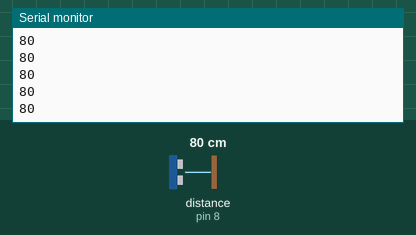
Simulated run of this sketch. Board: Arduino Uno, built with avr-gcc and run on an emulated ATmega328P. On the bench: the last lines printed to the serial monitor. Wiring (inferred from the names in the program): ultrasonic range finder: trigger pin 7; echo pin 8. The inputs (shaded band) are chosen by the test bench; at power-on: distance to the obstacle (sensor on pin 8) 80 cm. The echo pulse lasts 58.3 µs per cm.

Above: at 1.2 s.
1.3 s: distance to the obstacle (sensor on pin 8) set to 2 cm
At 1.37 s:
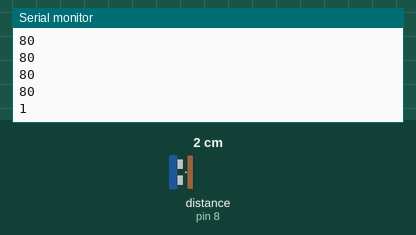
2.8 s: distance to the obstacle (sensor on pin 8) set to 4 cm
At 2.88 s:
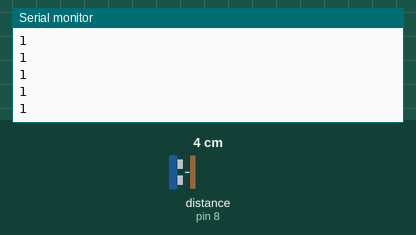
Timing chart, 0 to 5.8 s (numbered marks = the images above; inputs shaded):
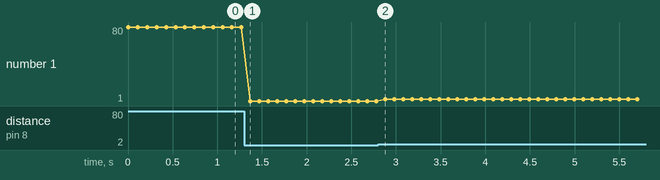

Measured:
- after the input at 1.3 s, the serial monitor: prints a new line after 0.07 s (image 1)
- plotted number 1: 80 → 1 after the input at 1.3 s, 1 → 3 after the input at 2.8 s

The sketch:

Exc2.2.ino
```cpp
// (C) Mohamed Taha Jasser, Nadman Faisal, Zahid Hasan, group: 6 (2025)
// Work package 6
// Exercise 2
// Submission code: 110306 (provided by your TA-s)


//#############SLAVE ARDUINO##################

#define TRIG_PIN 7
#define ECHO_PIN 8

// Defined distances
#define DISTANCE_5 200
#define DISTANCE_4 150
#define DISTANCE_3 75
#define DISTANCE_2 30
#define DISTANCE_1 25

/* setup program */
void setup() {
  Serial.begin(9600);  // start serial communication with arduino
}

/* loop program */
void loop() {
  int cm; // set cm variable to int

  cm = getCentimeters(); // get centimeters
  Serial.println(cm); // send it in serial so that serial port pin picks it up and sends it to the other arduino
  delay(100); // delay for 100ms
}

int getCentimeters() {
  // The speed of sound is 340 m/s or 29 microseconds per centimeter.
  // The ping travels out and back, so to find the distance of the object we
  // take half of the distance travelled.
  pinMode(TRIG_PIN, OUTPUT); // read trigger pin as output to send signals

  digitalWrite(TRIG_PIN, LOW); // set trigger pin to LOW
  delayMicroseconds(2); // delay for 2 microseconds
  digitalWrite(TRIG_PIN, HIGH); // set trigger pin to HIGH, read value
  delayMicroseconds(5); // delay for5 microseconds
  digitalWrite(TRIG_PIN, LOW); // set trig pin to LOW

  pinMode(ECHO_PIN, INPUT); // set echo pin to input to read echoes
  int duration = pulseIn(ECHO_PIN, HIGH); // calculate duration it took to read the echo using PulseIn func

  return duration / 29 / 2; // return it by dividing by 29 microseconds and then 2 since it travels back and forth
}
```
